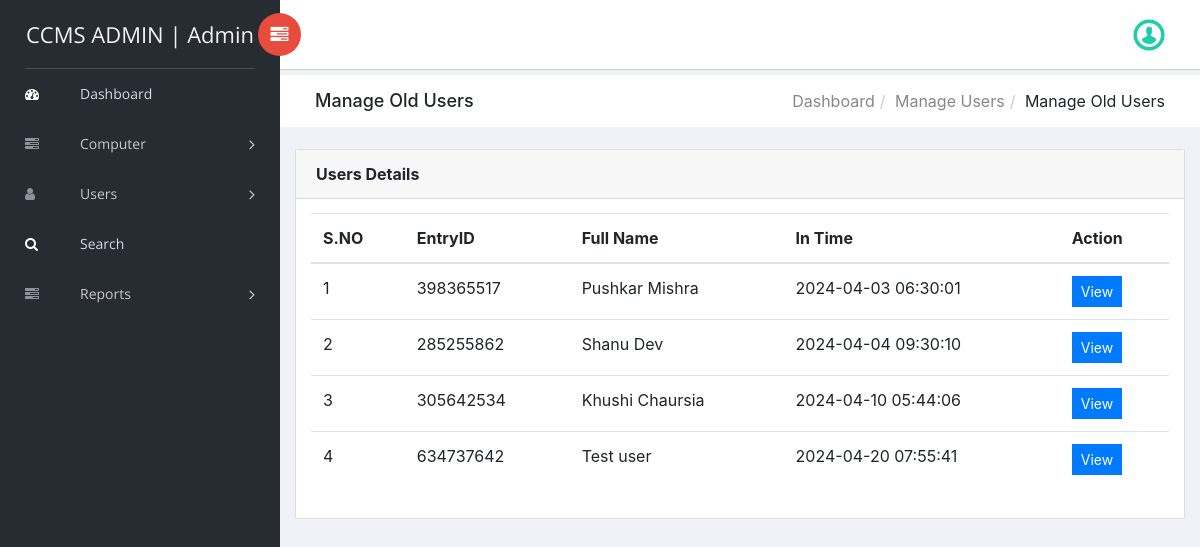
The app's page /ccms/manage-olduser.php (signed in) with its own data.
### tables this page shows
CREATE TABLE `tblusers` (
  `ID` int(10) NOT NULL,
  `EntryID` varchar(20) DEFAULT NULL,
  `UserName` varchar(120) DEFAULT NULL,
  `UserAddress` varchar(200) DEFAULT NULL,
  `MobileNumber` bigint(10) DEFAULT NULL,
  `Email` varchar(200) DEFAULT NULL,
  `ComputerName` varchar(120) DEFAULT NULL,
  `IDProof` varchar(120) DEFAULT NULL,
  `InTime` timestamp NULL DEFAULT current_timestamp(),
  `OutTime` timestamp NULL DEFAULT NULL ON UPDATE current_timestamp(),
  `Fees` varchar(120) DEFAULT NULL,
  `Remark` varchar(120) DEFAULT NULL,
  `Status` varchar(20) NOT NULL,
  `UpdationDate` timestamp NULL DEFAULT NULL ON UPDATE current_timestamp()
);

### ccms/manage-olduser.php (the view, shortened to what this page needs)
<?php
include('includes/dbconnection.php');
if (strlen($_SESSION['ccmsaid']==0)) {
  header('location:logout.php');
  } else{
  ?>
<!doctype html>
<html class="no-js" lang="en">
<head>
    <link rel="stylesheet" href="vendors/bootstrap/dist/css/bootstrap.min.css">
    <link rel="stylesheet" href="vendors/font-awesome/css/font-awesome.min.css">
    <link rel="stylesheet" href="vendors/themify-icons/css/themify-icons.css">
    <link rel="stylesheet" href="vendors/flag-icon-css/css/flag-icon.min.css">
    <link rel="stylesheet" href="vendors/selectFX/css/cs-skin-elastic.css">
    <link rel="stylesheet" href="assets/css/style.css">
</head>
<body>
    <?php include_once('includes/sidebar.php');?>
    <div id="right-panel" class="right-panel">
        <?php include_once('includes/header.php');?>
        <div class="breadcrumbs">
            <div class="col-sm-4">
                <div class="page-header float-left">
                    <div class="page-title">
                        <h1>Manage Old Users</h1>
                    </div>
                </div>
            </div>
            <div class="col-sm-8">
                <div class="page-header float-right">
                    <div class="page-title">
                        <ol class="breadcrumb text-right">
                            <li><a href="dashboard.php">Dashboard</a></li>
                            <li><a href="manage-newusers.php">Manage Users</a></li>
                            <li class="active">Manage Old Users</li>
                        </ol>
                    </div>
                </div>
            </div>
        </div>
        <div class="content mt-3">
            <div class="animated fadeIn">
                <div class="row">
                    <div class="col-lg-12">
                        <div class="card">
                            <div class="card-header">
                                <strong class="card-title">Users Details</strong>
                            </div>
                            <div class="card-body">
                                <table class="table">
                                    <thead>
                                        <tr>
                                            <tr>
                  <th>S.NO</th>
                  <th>EntryID</th>
                  <th>Full Name</th>
                  <th>In Time</th>
                 <th>Action</th>
                </tr>
                                        </tr>
                                        </thead>
                                    <?php
$ret=mysqli_query($con,"select *from tblusers where Status='Out'");
$cnt=1;
$count=mysqli_num_rows($ret);
if($count>0):
while ($row=mysqli_fetch_array($ret)) {
?>
                <tr>
            <td><?php echo $cnt;?></td>
             <td><?php  echo $row['EntryID'];?></td>
            <td><?php  echo $row['UserName'];?></td>
            <td><?php  echo $row['InTime'];?></td>
                  <td ><a href="view-user-detail.php?upid=<?php echo $row['ID'];?>" class="btn btn-primary btn-sm">View</a>
                </tr>
                <?php
$cnt=$cnt+1;
} else: ?>
<tr>
<td style="color:red">No Record found</td>
</tr>
<?php endif;?>
                                </table>
                            </div>
                        </div>
                    </div>
                </div>
            </div>
        </div>
    </div>
</body>
</html>
<?php }  ?>

### ccms/includes/sidebar.php (shortened to what this page needs)
<aside id="left-panel" class="left-panel">
        <nav class="navbar navbar-expand-sm navbar-default">
<?php
$adminid=$_SESSION['ccmsaid'];
$ret=mysqli_query($con,"select AdminName from tbladmin where ID='$adminid'");
$row=mysqli_fetch_array($ret);
$name=$row['AdminName'];
?>
            <div class="navbar-header">
                <a class="navbar-brand" href="dashboard.php">CCMS ADMIN | <?php echo $name; ?></a>
            </div>
            <div id="main-menu" class="main-menu collapse navbar-collapse">
                <ul class="nav navbar-nav">
                    <li class="active">
                        <a href="dashboard.php"> <i class="menu-icon fa fa-dashboard"></i>Dashboard </a>
                    </li>
<li class="menu-item-has-children dropdown">
                        <a href="#" class="dropdown-toggle" data-toggle="dropdown" aria-haspopup="true" aria-expanded="false"> <i class="menu-icon fa fa-tasks"></i>Computer</a>
                    </li>
 <li class="menu-item-has-children dropdown">
                        <a href="add-users.php" class="dropdown-toggle" data-toggle="dropdown" aria-haspopup="true" aria-expanded="false"> <i class="menu-icon fa fa-user"></i>Users</a>
                    </li>
<li class="active">
                        <a href="search.php"> <i class="menu-icon fa fa-search"></i>Search </a>
                    </li>
  <li class="menu-item-has-children dropdown">
                        <a href="#" class="dropdown-toggle" data-toggle="dropdown" aria-haspopup="true" aria-expanded="false"> <i class="menu-icon fa fa-tasks"></i>Reports</a>
                    </li>
                </ul>
            </div>
        </nav>
    </aside>

### records on screen
tblusers: EntryID "398365517", UserName "Pushkar Mishra", InTime "2024-04-03 06:30:01"
tblusers: EntryID "285255862", UserName "Shanu Dev", InTime "2024-04-04 09:30:10"
tblusers: EntryID "305642534", UserName "Khushi Chaursia", InTime "2024-04-10 05:44:06"
tblusers: EntryID "634737642", UserName "Test user", InTime "2024-04-20 07:55:41"

### other values on screen
$name "Admin"
